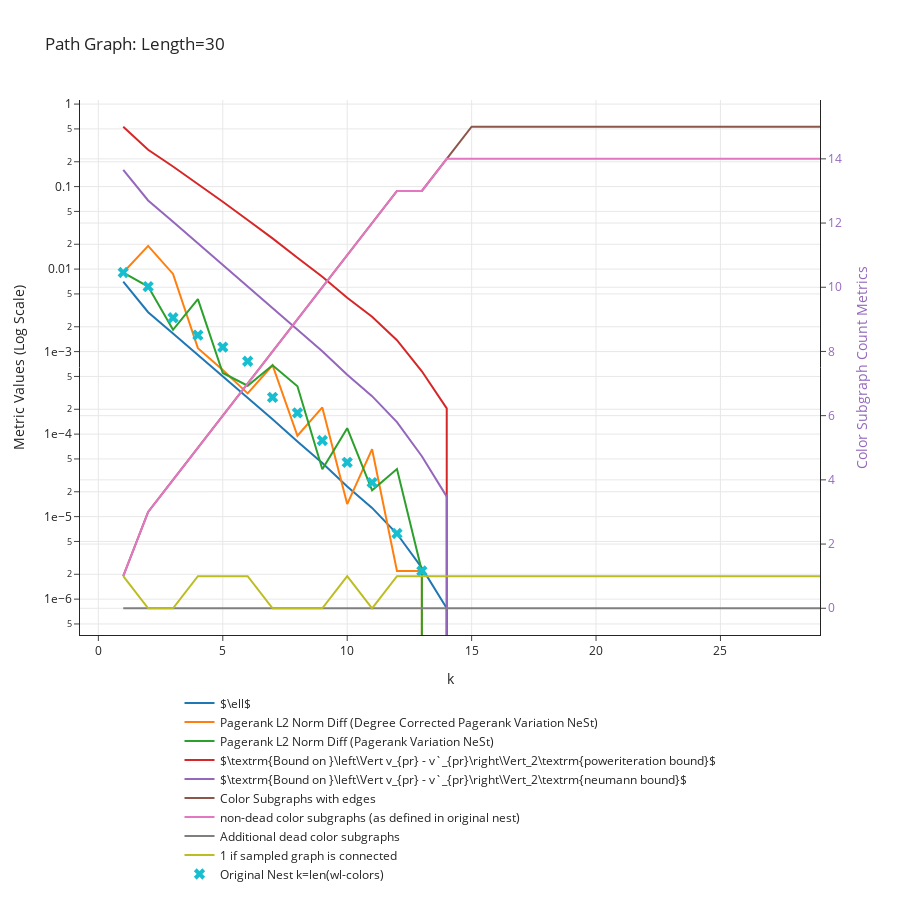

This figure's notebook cell:
### Markdown cell above
# Worst Case: Path Graphs
- almost certain that the cases where the bound is violated are numeric errors from clustering/power iteration, can't easily increase resolution either as optimalclustering works on floats no matter what

### Code cell
n = 30  # Number of nodes for both graphs
G = nx.path_graph(n)

print("G edges", G.number_of_edges())

data_dict = get_convergence_data_of_nest(G, min_cluster_size = 1)
plot_convergence_data(data_dict, f"Path Graph: Length={n}")

### Figure 1 — Plotly figure (JSON) as saved in the notebook; plotly's stock layout.template omitted (floating-point values rounded to 4 significant figures)
{"data": [{"mode": "lines", "name": "$\\ell$", "type": "scatter", "x": [1, 2, 3, 4, 5, 6, 7, 8, 9, 10, 11, 12, 13, 14, 15, 16, 17, 18, 19, 20, 21, 22, 23, 24, 25, 26, 27, 28, 29], "y": [0.00707, 0.003, 0.001658, 0.0009132, 0.0005037, 0.0002753, 0.0001515, 8.147e-05, 4.468e-05, 2.32e-05, 1.275e-05, 6.196e-06, 2.389e-06, 7.752e-07, 0, 0, 0, 0, 0, 0, 0, 0, 0, 0, 0, 0, 0, 0, 0]}, {"mode": "lines", "name": "Pagerank L2 Norm Diff (Degree Corrected Pagerank Variation NeSt)", "type": "scatter", "x": [1, 2, 3, 4, 5, 6, 7, 8, 9, 10, 11, 12, 13, 14, 15, 16, 17, 18, 19, 20, 21, 22, 23, 24, 25, 26, 27, 28, 29], "y": [0.009089, 0.01911, 0.008733, 0.001102, 0.0005974, 0.0003115, 0.0006836, 9.544e-05, 0.0002107, 1.418e-05, 6.566e-05, 2.193e-06, 2.193e-06, 0, 0, 0, 0, 0, 0, 0, 0, 0, 0, 0, 0, 0, 0, 0, 0]}, {"mode": "lines", "name": "Pagerank L2 Norm Diff (Pagerank Variation NeSt)", "type": "scatter", "x": [1, 2, 3, 4, 5, 6, 7, 8, 9, 10, 11, 12, 13, 14, 15, 16, 17, 18, 19, 20, 21, 22, 23, 24, 25, 26, 27, 28, 29], "y": [0.009089, 0.006138, 0.001836, 0.004328, 0.0005504, 0.0003858, 0.0006836, 0.0003803, 3.745e-05, 0.0001181, 2.081e-05, 3.769e-05, 2.193e-06, 0, 0, 0, 0, 0, 0, 0, 0, 0, 0, 0, 0, 0, 0, 0, 0]}, {"mode": "lines", "name": "$\\textrm{Bound on }\\left\\Vert v_{pr} - v`_{pr}\\right\\Vert_2\\textrm{poweriteration bound}$", "type": "scatter", "x": [1, 2, 3, 4, 5, 6, 7, 8, 9, 10, 11, 12, 13, 14, 15, 16, 17, 18, 19, 20, 21, 22, 23, 24, 25, 26, 27, 28, 29], "y": [0.5312, 0.2795, 0.175, 0.1075, 0.06555, 0.03928, 0.02355, 0.01372, 0.008086, 0.004505, 0.00264, 0.001374, 0.0005769, 0.0002054, 0, 0, 0, 0, 0, 0, 0, 0, 0, 0, 0, 0, 0, 0, 0]}, {"mode": "lines", "name": "$\\textrm{Bound on }\\left\\Vert v_{pr} - v`_{pr}\\right\\Vert_2\\textrm{neumann bound}$", "type": "scatter", "x": [1, 2, 3, 4, 5, 6, 7, 8, 9, 10, 11, 12, 13, 14, 15, 16, 17, 18, 19, 20, 21, 22, 23, 24, 25, 26, 27, 28, 29], "y": [0.1594, 0.06782, 0.03749, 0.02059, 0.01136, 0.006209, 0.003424, 0.001842, 0.00101, 0.0005232, 0.0002882, 0.0001397, 5.387e-05, 1.748e-05, 0, 0, 0, 0, 0, 0, 0, 0, 0, 0, 0, 0, 0, 0, 0]}, {"mode": "lines", "name": "Color Subgraphs with edges", "type": "scatter", "x": [1, 2, 3, 4, 5, 6, 7, 8, 9, 10, 11, 12, 13, 14, 15, 16, 17, 18, 19, 20, 21, 22, 23, 24, 25, 26, 27, 28, 29], "y": [1, 3, 4, 5, 6, 7, 8, 9, 10, 11, 12, 13, 13, 14, 15, 15, 15, 15, 15, 15, 15, 15, 15, 15, 15, 15, 15, 15, 15], "yaxis": "y2"}, {"mode": "lines", "name": "non-dead color subgraphs (as defined in original nest)", "type": "scatter", "x": [1, 2, 3, 4, 5, 6, 7, 8, 9, 10, 11, 12, 13, 14, 15, 16, 17, 18, 19, 20, 21, 22, 23, 24, 25, 26, 27, 28, 29], "y": [1, 3, 4, 5, 6, 7, 8, 9, 10, 11, 12, 13, 13, 14, 14, 14, 14, 14, 14, 14, 14, 14, 14, 14, 14, 14, 14, 14, 14], "yaxis": "y2"}, {"mode": "lines", "name": "Additional dead color subgraphs", "type": "scatter", "x": [1, 2, 3, 4, 5, 6, 7, 8, 9, 10, 11, 12, 13, 14, 15, 16, 17, 18, 19, 20, 21, 22, 23, 24, 25, 26, 27, 28, 29], "y": [0, 0, 0, 0, 0, 0, 0, 0, 0, 0, 0, 0, 0, 0, 0, 0, 0, 0, 0, 0, 0, 0, 0, 0, 0, 0, 0, 0, 0], "yaxis": "y2"}, {"mode": "lines", "name": "1 if sampled graph is connected", "type": "scatter", "x": [1, 2, 3, 4, 5, 6, 7, 8, 9, 10, 11, 12, 13, 14, 15, 16, 17, 18, 19, 20, 21, 22, 23, 24, 25, 26, 27, 28, 29], "y": [1, 0, 0, 1, 1, 1, 0, 0, 0, 1, 0, 1, 1, 1, 1, 1, 1, 1, 1, 1, 1, 1, 1, 1, 1, 1, 1, 1, 1], "yaxis": "y2"}, {"marker": {"size": 10, "symbol": "x"}, "mode": "markers", "name": "Original Nest k=len(wl-colors)", "type": "scatter", "x": [1, 2, 3, 4, 5, 6, 7, 8, 9, 10, 11, 12, 13, 14, 15], "y": [0.009089, 0.006138, 0.00257, 0.001581, 0.001135, 0.0007646, 0.000279, 0.0001808, 8.37e-05, 4.543e-05, 2.589e-05, 6.249e-06, 2.193e-06, 0, 0]}], "layout": {"height": 900, "hovermode": "closest", "legend": {"orientation": "h", "x": 0.5, "xanchor": "center", "y": -0.1, "yanchor": "top"}, "title": {"text": "Path Graph: Length=30"}, "xaxis": {"title": {"text": "k"}}, "yaxis": {"exponentformat": "e", "title": {"text": "Metric Values (Log Scale)"}, "type": "log"}, "yaxis2": {"overlaying": "y", "side": "right", "tickfont": {"color": "rgba(148, 103, 189, 1)"}, "title": {"font": {"color": "rgba(148, 103, 189, 1)"}, "text": "Color Subgraph Count Metrics"}, "type": "linear"}}}
